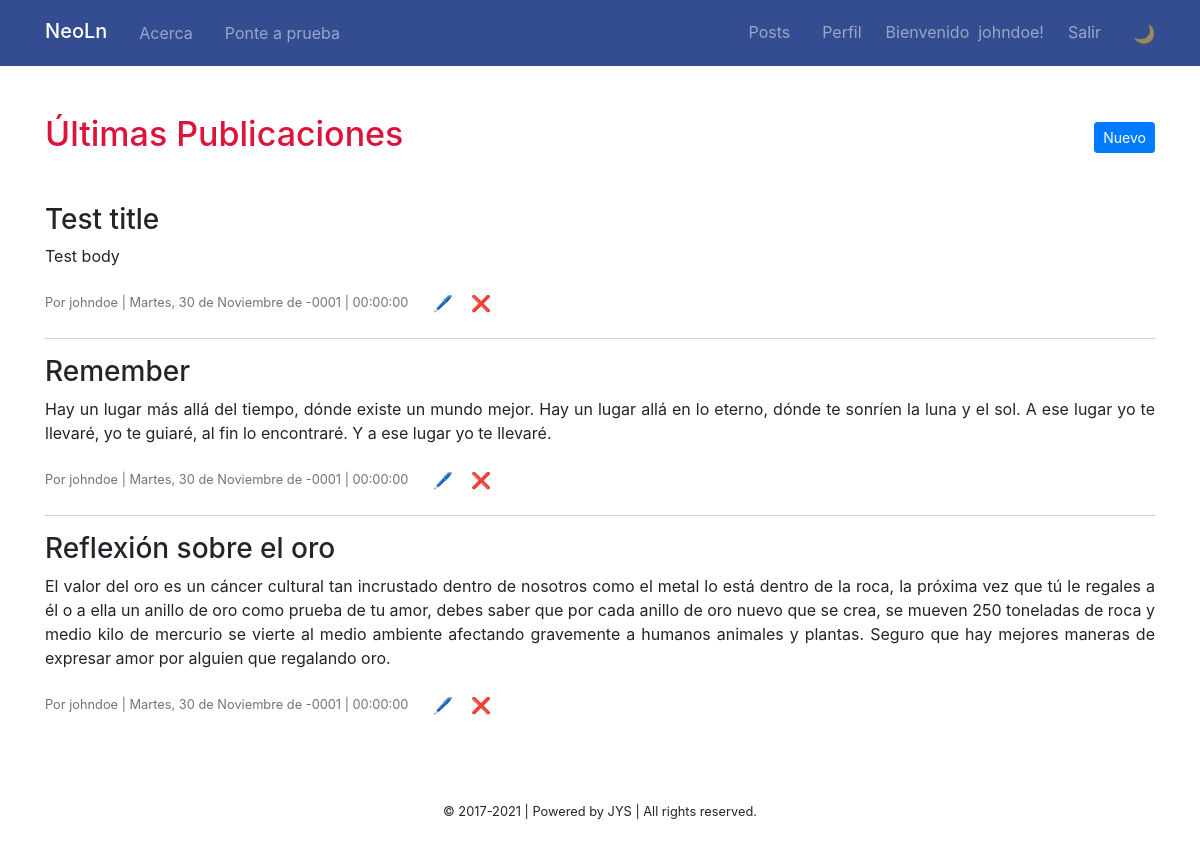
Screenshot of / (signed in) with the database file from the repository.
### tables this page shows
CREATE TABLE user (
	user_id INT UNSIGNED NOT NULL AUTO_INCREMENT PRIMARY KEY,
	last_name VARCHAR(50) NOT NULL,
	first_name VARCHAR(50) NOT NULL,
	user_name VARCHAR(50) NOT NULL,
	user_email VARCHAR(50) NOT NULL,
	password VARCHAR(255) NOT NULL,
	activation CHAR(32) NOT NULL,
	created_on DATETIME NOT NULL,
	last_modified_on DATETIME NOT NULL,
    deleted TINYINT(1) NOT NULL DEFAULT 0,
    UNIQUE KEY user_email_unique (user_email),
    UNIQUE KEY user_name_unique (user_name)
);

CREATE TABLE post (
	id INT UNSIGNED NOT NULL AUTO_INCREMENT PRIMARY KEY,
	author_id INT UNSIGNED NOT NULL,
	created_on DATETIME NOT NULL,
	last_modified_on DATETIME NOT NULL,
	title VARCHAR(255) NOT NULL,
	body TEXT NOT NULL,
	FOREIGN KEY (author_id) REFERENCES user (user_id)
);

### public/index.php (called while the page is built, shortened)
<?php
$q = 'SELECT p.id, p.title, p.body, p.last_modified_on, p.created_on, p.author_id, u.user_name
        FROM post p JOIN user u ON p.author_id = u.user_id
        ORDER BY p.created_on DESC;';
$data = [
    'title' => 'Publicaciones',
    'posts' => query($q)
];
render("post/index", $data);

### views/post/index.phtml (the view, shortened to what this page needs)
<?php
$n = count($posts) - 1;
?>
<section class="content" style="/*padding: 0.625rem;*/">
    <h1 class="text-crimson mb-5">Últimas Publicaciones
        <?php if (isset($_SESSION['user_id'])): ?>
        <a href="create.php" class="btn btn-sm btn-primary float-right mt-2" title="Agregar post">Nuevo</a>
        <?php endif ?>
    </h1>
    <?php foreach ($posts as $key => $post): ?>
        <div class="row">
            <div class="col-md-12">
                <h2 class="h3"><?= $post['title']; ?></h2>
            </div>
        </div>
        <div class="row">
            <div class="col-md-12">
                <p style="text-align: justify;"><?= nl2br($post['body']); ?></p>
                <div class="text-muted small"><?= 'Por ' . $post['user_name'] . ' | '  .  dateFormat($post['created_on']) ?>
                    <?php
                    $user = isset($_SESSION['user_id']) ? $_SESSION['user_id'] : false;
                    if($user == $post['author_id']): ?>
                    <a href="update.php?id=<?= $post['id'] ?>" class="btn ml-2 pr-0" title="Editar post"><span class="pen emoji">🖊️</span></a>
                    <form action="delete.php" method="POST" class="d-inline">
                        <button type="submit" class="btn" onclick="return confirm('¿Estás absolutamente seguro que quieres eliminar el post <?= htmlspecialchars( $post['title'] ) ?>?')" title="Eliminar post">
                            <span class="cross-mark emoji">❌</span>
                        </button>
                    </form>
                    <?php endif ?>
                </div>
            </div>
        </div>
        <?php if ($key < $n): ?>
        <hr style="border-top: 1px solid #d2d1d1;">
        <?php endif ?>
    <?php endforeach ?>
</section>

### views/inc/navbar.phtml (shortened to what this page needs)
<nav class="navbar navbar-expand-md navbar-dark shadow-sm" style="background-color: #344D90;">
    <div class="container">
        <a class="navbar-brand mb-1" href="index.php">NeoLn</a>
        <div class="collapse navbar-collapse" id="navbar">
            <ul class="navbar-nav mr-auto">
                <li class="nav-item"><a class="nav-link" href="about.php">Acerca</a></li>
                <li class="nav-item"><a class="nav-link" href="quiz.php">Ponte a prueba</a></li>
            </ul>
            <ul class="navbar-nav ml-auto">
            <?php if (isset( $_SESSION['user_id'] )):
                $user = getUser($_SESSION['user_id']);
            ?>
                <li class="nav-item"><a class="nav-link" href="index.php">Posts</a></li>
                <li class="nav-item"><a class="nav-link" href="profile.php">Perfil</a></li>
                <li class="navbar-text mr-sm-2 ml-sm-2">Bienvenido &nbsp;<span style=""><?= htmlspecialchars($user['user_name']) ?>!</span></li>
                <li class="nav-item"><a class="nav-link" href="logout.php" onclick="return confirm('¿Deseas cerrar la sesión?');">Salir</a></li>
            <?php else: ?>
                <li class="nav-item"><a class="nav-link" href="register.php">Registrarse</a></li>
                <li class="nav-item"><a class="nav-link" href="login.php">Ingresar</a></li>
            <?php endif ?>
                <li class="nav-item">
                    <button class="nav-link dark-switcher theme-icon pr-0" title="Toggle Dark Mode">🌙</button>
                </li>
            </ul>
        </div>
    </div>
</nav>

### public/css/styles.css (style rules this page uses)
.navbar-brand { color: #202020; padding: 8.5px 0; font-weight: 500; margin-top: -1px; }
section h1 { font-size: 2.125rem; }
.text-crimson { color: crimson; }
.theme-icon { font-size: 18px; }
button.dark-switcher { border: none; background-color: transparent; }
@media (min-width: 768px) { .navbar-expand-md .navbar-nav .nav-link { padding-right: 1rem; padding-left: 1rem; } }

### rows the page displays
user: user_name "johndoe"
post: title "Test title", body "Test body", author.user_name "johndoe", created_on "Martes, 30 de Noviembre de -0001 | 00:00:00"
post: title "Remember", body "Hay un lugar más allá del tiempo, dónde existe un mundo mejor. Hay un lugar allá en lo eterno, dónde te sonríen la luna y el sol. A ese lugar yo te llevaré, yo te guiaré, al fin lo encontraré. Y a ese lugar yo te llevaré.", author.user_name "johndoe", created_on "Martes, 30 de Noviembre de -0001 | 00:00:00"
post: title "Reflexión sobre el oro", body "El valor del oro es un cáncer cultural tan incrustado dentro de nosotros como el metal lo está dentro de la roca, la próxima vez que tú le regales a él o a ella un anillo de oro como prueba de tu amor, debes saber que por cada anillo de oro nuevo que se crea, se mueven 250 toneladas de roca y medio kilo de mercurio se vierte al medio ambiente afectando gravemente a humanos animales y plantas. Seguro que hay mejores maneras de expresar amor por alguien que regalando oro.", author.user_name "johndoe", created_on "Martes, 30 de Noviembre de -0001 | 00:00:00"
